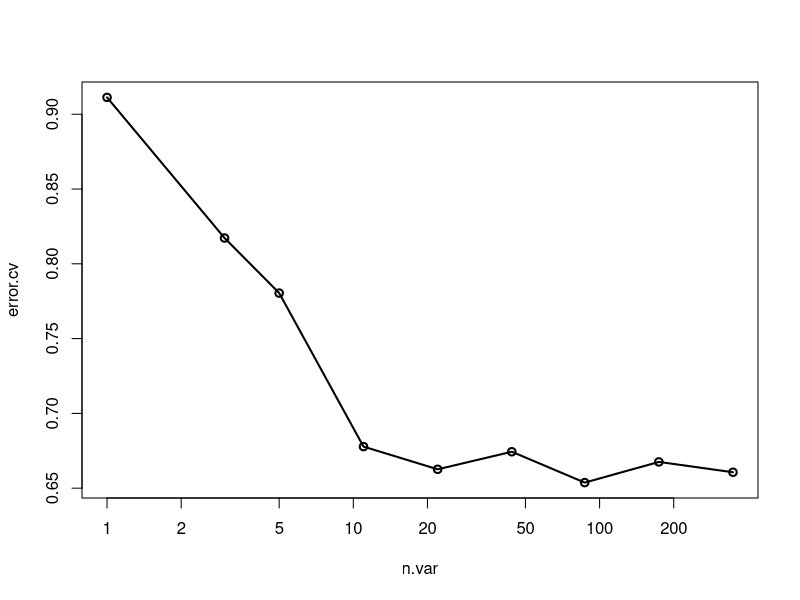

The R script that drew this image: (Note: this script raises an error after producing the figure.)
# 随机森林回归 Random Forest Regression

## 回归分析

# 读取实验设计、和物种分类文件
tc_map =read.table("design.txt",header = T, row.names = 1)
# 物种分类文件，由qiime summarize_taxa.py生成，详见扩增子分析流程系列
otu_table =read.table("sum_g.txt",header = T, row.names = 1)
# 筛选品种作为训练集
sub_map = tc_map[tc_map$group %in% c("G1"),] # ,"IR24"
# 筛选OTU
idx = rownames(sub_map) %in% colnames(otu_table)
sub_map = sub_map[idx,]
sub_otu = otu_table[, rownames(sub_map)]   

## 随机森林回归
library(randomForest)
set.seed(315)
#sub_map$site2 <- as.factor(sub_map$site2)
rf = randomForest(t(sub_otu), sub_map$site2, importance=TRUE, proximity=TRUE, ntree = 1000)
print(rf)

## 交叉验证选择Features
set.seed(315) # 随机数据保证结果可重复，必须
# rfcv是随机森林交叉验证函数：Random Forest Cross Validation
result = rfcv(t(sub_otu), sub_map$site2, cv.fold=10)
# 查看错误率表，23时错误率最低，为最佳模型
result$error.cv
# 绘制验证结果 
with(result, plot(n.var, error.cv, log="x", type="o", lwd=2))

##########################导出图片

# 导出feature重要性
imp= as.data.frame(rf$importance)
imp = imp[order(imp[,1],decreasing = T),]
head(imp)
write.table(imp,file = "importance_class.txt",quote = F,sep = '\t', row.names = T, col.names = T)
# 简单可视化
varImpPlot(rf, main = "Top 23 - Feature OTU importance",n.var = 25, bg = par("bg"),
           color = par("fg"), gcolor = par("fg"), lcolor = "gray" )


## ggplot2美华feature贡献度柱状图

# 软件内部的varImpPlot可以快速可视化贡献度，简单全面，但发表还是要美美哒，美是需要代码的，就是花时间
# 基本思路同绘制Top 23 feature柱状图，按门着色，简化纲水平名字

# 读取所有feature贡献度
imp = read.table("importance_class.txt", header=T, row.names= 1, sep="\t") 
# 分析选择top23分组效果最好
imp = head(imp, n=23)
# 反向排序X轴，让柱状图从上往下画
imp=imp[order(1:23,decreasing = T),]

# 绘制物种类型种重要性柱状图
library(ggplot2)
main_theme = theme(panel.background=element_blank(),
                   panel.grid=element_blank(),
                   axis.line.x=element_line(size=.5, colour="black"),
                   axis.line.y=element_line(size=.5, colour="black"),
                   axis.ticks=element_line(color="black"),
                   axis.text=element_text(color="black", size=7),
                   legend.position="right",
                   legend.background=element_blank(),
                   legend.key=element_blank(),
                   legend.text= element_text(size=7),
                   text=element_text(family="sans", size=7))
imp$genus <- rownames(imp)
imp1 <- imp[order(imp$IncNodePurity,decreasing = F),]
imp1$genus=factor(imp1$genus,levels = imp1$genus)
p=ggplot(data = imp1, mapping = aes(x=genus,y=IncNodePurity,fill=genus)) + 
  geom_bar(stat="identity")+coord_flip()+main_theme
p
ggsave(paste("rf_imp_feature",".pdf", sep=""), p, width = 6, height =4)



# 绘制时间序列热图

# 加载热图绘制包
library(pheatmap)

# 数据筛选23个feature展示
sub_abu = sub_otu[rownames(imp1),]

# 简化名字
rownames(sub_abu)=imp1[rownames(sub_abu),"genus"]

# 直接自动聚类出图
pheatmap(sub_abu, scale = "row")
# 保存结果
pheatmap(sub_abu, scale = "row", filename = "heatmap_samples.pdf", width = 5, height = 5)


# 按时间为组合并均值
sampFile = as.data.frame(sub_map$site2,row.names = row.names(sub_map))
colnames(sampFile)[1] = "group"
mat_t = t(sub_abu)
mat_t2 = merge(sampFile, mat_t, by="row.names")
mat_t2 = mat_t2[,-1]
mat_mean = aggregate(mat_t2[,-1], by=mat_t2[1], FUN=mean) # mean
otu_norm_group = do.call(rbind, mat_mean)[-1,]
colnames(otu_norm_group) = mat_mean$group
pheatmap(otu_norm_group,scale="row",cluster_cols = F, cluster_rows = T)
pheatmap(otu_norm_group, scale="row",cluster_cols = F, cluster_rows = T, filename = "heatmap_groups.pdf", width = 5, height = 5)



## 求每组最大值
bak=otu_norm_group

otu_norm_group = otu_norm_group[as.character(imp1$genus),] # 按初始排序

for (i in 1:length(rownames(otu_norm_group))) {
#  i=1
  x=as.data.frame(sort(otu_norm_group[i,],decreasing = T))
  imp1[i,"order"]=rownames(x)[1]
}
library(dplyr)
imp1$order2 =  as.numeric(gsub("012","",imp1$order,perl=TRUE) )
taxonomy = arrange(imp1, desc(order2), genus)

otu_norm_group1 = otu_norm_group[match(taxonomy$genus,rownames(otu_norm_group)),] # 按初始排序

# 按初始排序
pheatmap(otu_norm_group1,scale="row",cluster_cols = F, cluster_rows = F)

pheatmap(otu_norm_group1,scale="row",cluster_cols = F, cluster_rows = F,filename ="pheatmap_order_all.pdf",width=8, height=4)
###########0,1,2分别对应CC,PC,SC

